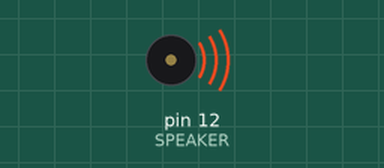
The sketch below on a simulated Arduino Uno, built with avr-gcc and run on an emulated ATmega328P. Shown: buzzer (waves = sounding).

Above: at 0.16 s.
At 1.5 s:
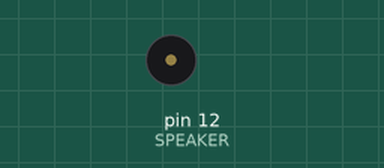
Timing chart, 0 to 3.0 s (numbered marks = the images above):
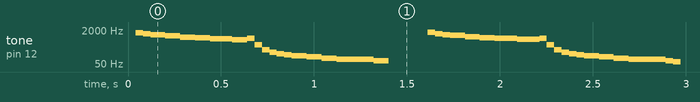

Measured:
- by itself, tone on pin 12 (SPEAKER): plays 1520 Hz for 0.04 s, 1343 Hz for 0.04 s, 1221 Hz for 0.08 s, 1052 Hz for 0.08 s, 931 Hz for 0.08 s, 852 Hz for 0.08 s … (1657 notes in this stretch)

The sketch:

Week_8_SpeakerExercise.ino
```cpp
const int SPEAKER = 12;

void setup() {
  // put your setup code here, to run once:
  pinMode(SPEAKER, OUTPUT);
}
void loop() {

  for (int i = 200; i < 500; i++) {

    digitalWrite(SPEAKER, HIGH);
    delayMicroseconds(i);
    digitalWrite(SPEAKER, LOW);
    delayMicroseconds(i);
    digitalWrite(SPEAKER, HIGH);
    delayMicroseconds(i);
    digitalWrite(SPEAKER, HIGH);
    delayMicroseconds(i);
    digitalWrite(SPEAKER, LOW);
    delayMicroseconds(i);
    digitalWrite(SPEAKER, HIGH);
    delayMicroseconds(i);
  } for (int j = 0; j < 5000; j += 100) {
    digitalWrite(SPEAKER, HIGH);
    delayMicroseconds(j);
    digitalWrite(SPEAKER, LOW);
    delayMicroseconds(j);
    digitalWrite(SPEAKER, HIGH);
    delayMicroseconds(j);
    digitalWrite(SPEAKER, HIGH);
    delayMicroseconds(j);
    digitalWrite(SPEAKER, LOW);
    delayMicroseconds(j);
    digitalWrite(SPEAKER, HIGH);
    delayMicroseconds(j);
  }
  delay(200);
}
```
